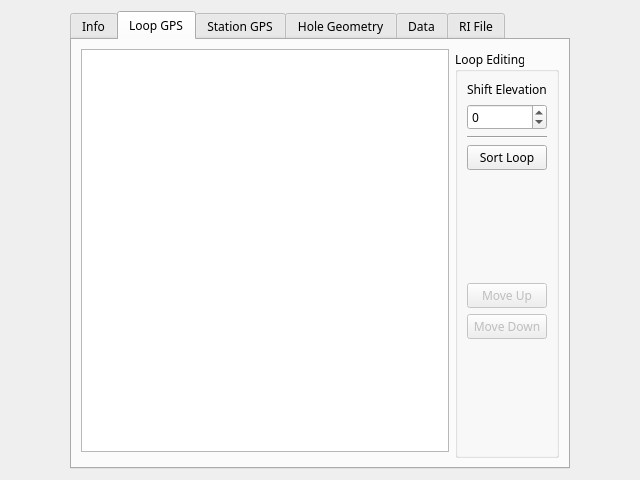
<?xml version="1.0" encoding="UTF-8"?>
<ui version="4.0">
 <class>pemInfoWidget</class>
 <widget class="QWidget" name="pemInfoWidget">
  <property name="geometry">
   <rect>
    <x>0</x>
    <y>0</y>
    <width>640</width>
    <height>480</height>
   </rect>
  </property>
  <property name="sizePolicy">
   <sizepolicy hsizetype="Maximum" vsizetype="Preferred">
    <horstretch>0</horstretch>
    <verstretch>0</verstretch>
   </sizepolicy>
  </property>
  <property name="minimumSize">
   <size>
    <width>0</width>
    <height>0</height>
   </size>
  </property>
  <property name="windowTitle">
   <string>Form</string>
  </property>
  <layout class="QGridLayout" name="gridLayout">
   <item row="0" column="0">
    <widget class="QTabWidget" name="tabs">
     <property name="sizePolicy">
      <sizepolicy hsizetype="Maximum" vsizetype="Expanding">
       <horstretch>0</horstretch>
       <verstretch>0</verstretch>
      </sizepolicy>
     </property>
     <property name="minimumSize">
      <size>
       <width>500</width>
       <height>0</height>
      </size>
     </property>
     <property name="font">
      <font>
       <family>Century Gothic</family>
       <pointsize>9</pointsize>
      </font>
     </property>
     <property name="tabPosition">
      <enum>QTabWidget::North</enum>
     </property>
     <property name="tabShape">
      <enum>QTabWidget::Rounded</enum>
     </property>
     <property name="currentIndex">
      <number>1</number>
     </property>
     <widget class="QWidget" name="Info">
      <attribute name="title">
       <string>Info</string>
      </attribute>
      <layout class="QGridLayout" name="gridLayout_2">
       <item row="0" column="1">
        <widget class="QTextEdit" name="info_text_edit">
         <property name="enabled">
          <bool>true</bool>
         </property>
         <property name="font">
          <font>
           <weight>50</weight>
           <bold>false</bold>
          </font>
         </property>
         <property name="acceptDrops">
          <bool>false</bool>
         </property>
         <property name="frameShape">
          <enum>QFrame::NoFrame</enum>
         </property>
         <property name="frameShadow">
          <enum>QFrame::Raised</enum>
         </property>
         <property name="autoFormatting">
          <set>QTextEdit::AutoBulletList</set>
         </property>
         <property name="readOnly">
          <bool>true</bool>
         </property>
        </widget>
       </item>
      </layout>
     </widget>
     <widget class="QWidget" name="Loop_GPS_Tab">
      <attribute name="title">
       <string>Loop GPS</string>
      </attribute>
      <layout class="QGridLayout" name="gridLayout_4">
       <item row="0" column="1" rowspan="2">
        <widget class="QGroupBox" name="loopGPSGroupBox">
         <property name="sizePolicy">
          <sizepolicy hsizetype="Maximum" vsizetype="Preferred">
           <horstretch>0</horstretch>
           <verstretch>0</verstretch>
          </sizepolicy>
         </property>
         <property name="title">
          <string>Loop Editing</string>
         </property>
         <property name="alignment">
          <set>Qt::AlignLeading|Qt::AlignLeft|Qt::AlignVCenter</set>
         </property>
         <property name="flat">
          <bool>false</bool>
         </property>
         <property name="checkable">
          <bool>false</bool>
         </property>
         <layout class="QVBoxLayout" name="verticalLayout">
          <item>
           <widget class="QLabel" name="shiftElevationLabel">
            <property name="text">
             <string>Shift Elevation</string>
            </property>
           </widget>
          </item>
          <item>
           <widget class="QSpinBox" name="shift_elevation_spinbox">
            <property name="minimum">
             <number>-10000</number>
            </property>
            <property name="maximum">
             <number>10000</number>
            </property>
           </widget>
          </item>
          <item>
           <widget class="Line" name="line_2">
            <property name="orientation">
             <enum>Qt::Horizontal</enum>
            </property>
           </widget>
          </item>
          <item>
           <widget class="QPushButton" name="sortLoopButton">
            <property name="text">
             <string>Sort Loop</string>
            </property>
           </widget>
          </item>
          <item>
           <spacer name="verticalSpacer_4">
            <property name="orientation">
             <enum>Qt::Vertical</enum>
            </property>
            <property name="sizeHint" stdset="0">
             <size>
              <width>20</width>
              <height>40</height>
             </size>
            </property>
           </spacer>
          </item>
          <item>
           <widget class="QPushButton" name="moveUpButton">
            <property name="enabled">
             <bool>false</bool>
            </property>
            <property name="text">
             <string>Move Up</string>
            </property>
           </widget>
          </item>
          <item>
           <widget class="QPushButton" name="moveDownButton">
            <property name="enabled">
             <bool>false</bool>
            </property>
            <property name="text">
             <string>Move Down</string>
            </property>
           </widget>
          </item>
          <item>
           <spacer name="verticalSpacer">
            <property name="orientation">
             <enum>Qt::Vertical</enum>
            </property>
            <property name="sizeHint" stdset="0">
             <size>
              <width>20</width>
              <height>40</height>
             </size>
            </property>
           </spacer>
          </item>
         </layout>
        </widget>
       </item>
       <item row="0" column="0">
        <widget class="QTableWidget" name="loopGPSTable">
         <property name="selectionBehavior">
          <enum>QAbstractItemView::SelectRows</enum>
         </property>
         <property name="showGrid">
          <bool>false</bool>
         </property>
         <attribute name="horizontalHeaderHighlightSections">
          <bool>false</bool>
         </attribute>
         <attribute name="verticalHeaderVisible">
          <bool>false</bool>
         </attribute>
        </widget>
       </item>
      </layout>
     </widget>
     <widget class="QWidget" name="Station_GPS_Tab">
      <attribute name="title">
       <string>Station GPS</string>
      </attribute>
      <layout class="QGridLayout" name="gridLayout_3">
       <item row="0" column="1">
        <widget class="QGroupBox" name="stationGPSGroupBox">
         <property name="sizePolicy">
          <sizepolicy hsizetype="Maximum" vsizetype="Preferred">
           <horstretch>0</horstretch>
           <verstretch>0</verstretch>
          </sizepolicy>
         </property>
         <property name="title">
          <string>Station Editing</string>
         </property>
         <layout class="QVBoxLayout" name="verticalLayout_2">
          <item>
           <widget class="QLabel" name="shiftStationLabel">
            <property name="text">
             <string>Shift Stations</string>
            </property>
           </widget>
          </item>
          <item>
           <widget class="QSpinBox" name="shiftStationGPSSpinbox">
            <property name="minimum">
             <number>-10000</number>
            </property>
            <property name="maximum">
             <number>10000</number>
            </property>
            <property name="singleStep">
             <number>5</number>
            </property>
           </widget>
          </item>
          <item>
           <widget class="Line" name="line">
            <property name="orientation">
             <enum>Qt::Horizontal</enum>
            </property>
           </widget>
          </item>
          <item>
           <widget class="QPushButton" name="sortStationsButton">
            <property name="text">
             <string>Sort Stations</string>
            </property>
           </widget>
          </item>
          <item>
           <widget class="QPushButton" name="flip_station_signs_button">
            <property name="text">
             <string>Station Polarity</string>
            </property>
           </widget>
          </item>
          <item>
           <widget class="QPushButton" name="flip_station_numbers_button">
            <property name="text">
             <string>Reverse Stations</string>
            </property>
           </widget>
          </item>
          <item>
           <widget class="QPushButton" name="cullStationGPSButton">
            <property name="text">
             <string>Cull GPS</string>
            </property>
           </widget>
          </item>
          <item>
           <spacer name="verticalSpacer_3">
            <property name="orientation">
             <enum>Qt::Vertical</enum>
            </property>
            <property name="sizeHint" stdset="0">
             <size>
              <width>20</width>
              <height>40</height>
             </size>
            </property>
           </spacer>
          </item>
          <item>
           <widget class="QLabel" name="label_2">
            <property name="text">
             <string>Distance:</string>
            </property>
           </widget>
          </item>
          <item>
           <widget class="QLCDNumber" name="lcdDistance">
            <property name="digitCount">
             <number>7</number>
            </property>
            <property name="segmentStyle">
             <enum>QLCDNumber::Flat</enum>
            </property>
           </widget>
          </item>
         </layout>
        </widget>
       </item>
       <item row="0" column="0">
        <widget class="QTableWidget" name="stationGPSTable">
         <property name="selectionBehavior">
          <enum>QAbstractItemView::SelectRows</enum>
         </property>
         <property name="showGrid">
          <bool>false</bool>
         </property>
         <attribute name="horizontalHeaderHighlightSections">
          <bool>false</bool>
         </attribute>
         <attribute name="verticalHeaderVisible">
          <bool>false</bool>
         </attribute>
        </widget>
       </item>
      </layout>
     </widget>
     <widget class="QWidget" name="Geometry_Tab">
      <attribute name="title">
       <string>Hole Geometry</string>
      </attribute>
      <layout class="QGridLayout" name="gridLayout_5">
       <item row="1" column="0">
        <widget class="QTableWidget" name="geometryTable">
         <property name="selectionBehavior">
          <enum>QAbstractItemView::SelectRows</enum>
         </property>
         <property name="showGrid">
          <bool>false</bool>
         </property>
         <attribute name="horizontalHeaderHighlightSections">
          <bool>false</bool>
         </attribute>
        </widget>
       </item>
       <item row="0" column="0">
        <widget class="QTableWidget" name="collarGPSTable">
         <property name="sizePolicy">
          <sizepolicy hsizetype="Expanding" vsizetype="Minimum">
           <horstretch>0</horstretch>
           <verstretch>0</verstretch>
          </sizepolicy>
         </property>
         <property name="minimumSize">
          <size>
           <width>0</width>
           <height>70</height>
          </size>
         </property>
         <property name="maximumSize">
          <size>
           <width>16777215</width>
           <height>100</height>
          </size>
         </property>
         <property name="selectionBehavior">
          <enum>QAbstractItemView::SelectRows</enum>
         </property>
         <property name="showGrid">
          <bool>false</bool>
         </property>
         <property name="rowCount">
          <number>1</number>
         </property>
         <attribute name="horizontalHeaderHighlightSections">
          <bool>false</bool>
         </attribute>
         <row/>
        </widget>
       </item>
       <item row="0" column="1">
        <widget class="QGroupBox" name="collarGPSBox">
         <property name="title">
          <string>Collar GPS</string>
         </property>
         <layout class="QVBoxLayout" name="verticalLayout_4"/>
        </widget>
       </item>
       <item row="1" column="1">
        <widget class="QGroupBox" name="geometryTableBox">
         <property name="title">
          <string>Hole Geometry</string>
         </property>
        </widget>
       </item>
      </layout>
     </widget>
     <widget class="QWidget" name="Data_Tab">
      <attribute name="title">
       <string>Data</string>
      </attribute>
      <layout class="QGridLayout" name="gridLayout_6">
       <item row="0" column="0">
        <widget class="QTableWidget" name="dataTable">
         <property name="selectionBehavior">
          <enum>QAbstractItemView::SelectRows</enum>
         </property>
        </widget>
       </item>
       <item row="0" column="1">
        <widget class="QGroupBox" name="groupBox">
         <property name="sizePolicy">
          <sizepolicy hsizetype="Maximum" vsizetype="Preferred">
           <horstretch>0</horstretch>
           <verstretch>0</verstretch>
          </sizepolicy>
         </property>
         <property name="title">
          <string>Data Editing</string>
         </property>
         <layout class="QVBoxLayout" name="verticalLayout_3">
          <item>
           <widget class="QLabel" name="label">
            <property name="text">
             <string>Shift Stations</string>
            </property>
           </widget>
          </item>
          <item>
           <widget class="QSpinBox" name="shiftStationSpinbox">
            <property name="minimum">
             <number>-10000</number>
            </property>
            <property name="maximum">
             <number>10000</number>
            </property>
            <property name="singleStep">
             <number>5</number>
            </property>
           </widget>
          </item>
          <item>
           <widget class="Line" name="line_3">
            <property name="orientation">
             <enum>Qt::Horizontal</enum>
            </property>
           </widget>
          </item>
          <item>
           <widget class="QPushButton" name="reversePolarityButton">
            <property name="text">
             <string>Reverse Polarity</string>
            </property>
           </widget>
          </item>
          <item>
           <widget class="QPushButton" name="changeComponentButton">
            <property name="text">
             <string>Change Component</string>
            </property>
           </widget>
          </item>
          <item>
           <widget class="QPushButton" name="changeStationSuffixButton">
            <property name="text">
             <string>Change Suffix</string>
            </property>
           </widget>
          </item>
          <item>
           <spacer name="verticalSpacer_2">
            <property name="orientation">
             <enum>Qt::Vertical</enum>
            </property>
            <property name="sizeHint" stdset="0">
             <size>
              <width>20</width>
              <height>40</height>
             </size>
            </property>
           </spacer>
          </item>
          <item>
           <widget class="QLabel" name="label_3">
            <property name="text">
             <string>Duplicates Stations:</string>
            </property>
           </widget>
          </item>
          <item>
           <widget class="QLCDNumber" name="lcdDuplicates">
            <property name="segmentStyle">
             <enum>QLCDNumber::Flat</enum>
            </property>
           </widget>
          </item>
         </layout>
        </widget>
       </item>
      </layout>
     </widget>
     <widget class="QWidget" name="RI_Tab">
      <attribute name="title">
       <string>RI File</string>
      </attribute>
      <layout class="QGridLayout" name="gridLayout_7">
       <item row="0" column="0">
        <widget class="QTableWidget" name="riTable">
         <property name="autoScroll">
          <bool>false</bool>
         </property>
         <property name="selectionBehavior">
          <enum>QAbstractItemView::SelectRows</enum>
         </property>
        </widget>
       </item>
      </layout>
     </widget>
    </widget>
   </item>
  </layout>
 </widget>
 <resources/>
 <connections/>
</ui>
